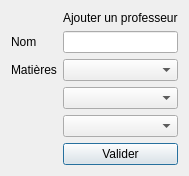
<?xml version="1.0" encoding="UTF-8"?>
<ui version="4.0">
 <class>addProf</class>
 <widget class="QDialog" name="addProf">
  <property name="geometry">
   <rect>
    <x>0</x>
    <y>0</y>
    <width>183</width>
    <height>164</height>
   </rect>
  </property>
  <property name="windowTitle">
   <string>Ajouter Prof</string>
  </property>
  <layout class="QGridLayout" name="gridLayout">
   <item row="2" column="0">
    <widget class="QLabel" name="label_3">
     <property name="text">
      <string>Matières</string>
     </property>
    </widget>
   </item>
   <item row="1" column="0">
    <widget class="QLabel" name="label">
     <property name="text">
      <string>Nom</string>
     </property>
    </widget>
   </item>
   <item row="1" column="1">
    <widget class="QLineEdit" name="lineEdit"/>
   </item>
   <item row="1" column="2">
    <spacer name="horizontalSpacer">
     <property name="orientation">
      <enum>Qt::Horizontal</enum>
     </property>
     <property name="sizeHint" stdset="0">
      <size>
       <width>40</width>
       <height>20</height>
      </size>
     </property>
    </spacer>
   </item>
   <item row="1" column="3">
    <spacer name="horizontalSpacer_2">
     <property name="orientation">
      <enum>Qt::Horizontal</enum>
     </property>
     <property name="sizeHint" stdset="0">
      <size>
       <width>40</width>
       <height>20</height>
      </size>
     </property>
    </spacer>
   </item>
   <item row="0" column="1">
    <widget class="QLabel" name="label_2">
     <property name="text">
      <string>Ajouter un professeur</string>
     </property>
    </widget>
   </item>
   <item row="5" column="0">
    <spacer name="verticalSpacer">
     <property name="orientation">
      <enum>Qt::Vertical</enum>
     </property>
     <property name="sizeHint" stdset="0">
      <size>
       <width>20</width>
       <height>40</height>
      </size>
     </property>
    </spacer>
   </item>
   <item row="5" column="1">
    <widget class="QPushButton" name="pushButton">
     <property name="text">
      <string>Valider</string>
     </property>
    </widget>
   </item>
   <item row="2" column="1">
    <widget class="QComboBox" name="comboBox"/>
   </item>
   <item row="3" column="1">
    <widget class="QComboBox" name="comboBox_2"/>
   </item>
   <item row="4" column="1">
    <widget class="QComboBox" name="comboBox_3"/>
   </item>
  </layout>
 </widget>
 <resources/>
 <connections/>
</ui>
